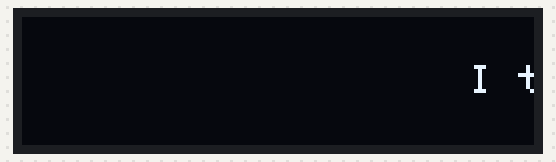
Simulated run of this sketch. Board: ESP32. On the bench: 128×32 one-colour display. Random numbers use the default seed unless the sketch sets one.

Above: at 0.55 s.
At 4.66 s:
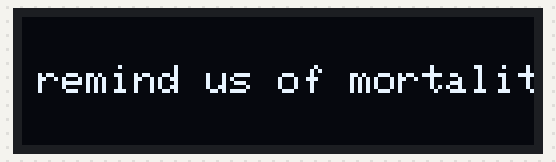
At 9.1 s:
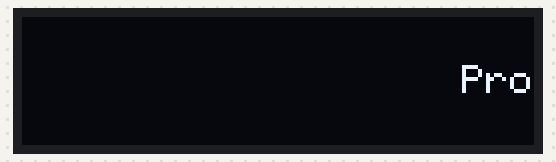
At 16.29 s:
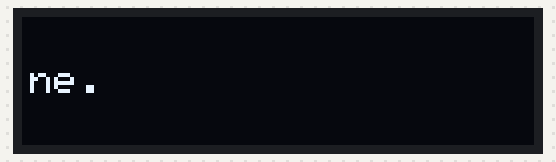
At 25.3 s:
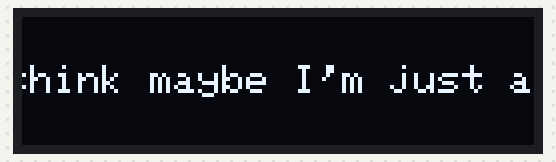
At 34.21 s:
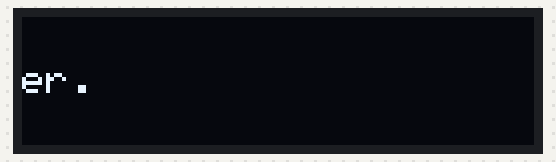

The sketch:

terry-davis-quotes-final.ino
```cpp
#include <Wire.h>
#include <Adafruit_GFX.h>
#include <Adafruit_SSD1306.h>

// Define display dimensions for the mini OLED (128x32)
#define SCREEN_WIDTH 128
#define SCREEN_HEIGHT 32
#define OLED_RESET    -1    // Not used for many mini OLEDs
#define SCREEN_ADDRESS 0x3C // Common I2C address for these OLEDs

// Create the OLED display object
Adafruit_SSD1306 display(SCREEN_WIDTH, SCREEN_HEIGHT, &Wire, OLED_RESET);

// Array of Terry Davis–inspired single-line quotes
const char* quotes[] = {
  "Its good to be king, wait, maybe - I think maybe I'm just a bizarre person who walks back and forth, whatever.",
  "I think teeth remind us of mortality.",
  "I am the temple. I walk back and forth.",
  "TempleOS is divine; every line is blessed.",
  "Programming is sacred - walking the line."
};
const int numQuotes = sizeof(quotes) / sizeof(quotes[0]);

// Scroll parameters
const int scrollSpeed = 2;    // Pixels per iteration
const int scrollDelay = 30;   // Delay in milliseconds

void setup() {
  // Initialize I2C on ESP32: SDA = GPIO21, SCL = GPIO22
  Wire.begin(21, 22);
  Serial.begin(115200);

  // Initialize the OLED display
  if (!display.begin(SSD1306_SWITCHCAPVCC, SCREEN_ADDRESS)) {
    Serial.println(F("SSD1306 allocation failed"));
    for (;;); // Halt if display initialization fails
  }

  // Clear display and set text properties
  display.clearDisplay();
  display.setTextColor(SSD1306_WHITE);
  display.setTextSize(1);           // Small text for one-line display
  display.setTextWrap(false);       // Disable automatic text wrapping

  // Seed random number generator using an unconnected analog pin
  randomSeed(analogRead(0));
}

void loop() {
  // Randomly select one quote and scroll it once
  int index = random(numQuotes);
  scrollText(quotes[index]);
  delay(1000); // Pause 1 second between quotes
}

// Function to scroll a text string from right to left across the OLED once
void scrollText(const char* text) {
  display.clearDisplay();

  // Get text bounds without wrapping
  int16_t x1, y1;
  uint16_t textWidth, textHeight;
  display.getTextBounds(text, 0, 0, &x1, &y1, &textWidth, &textHeight);

  // Start the text off-screen to the right
  int x = SCREEN_WIDTH;
  // Center text vertically on a 32-pixel-high screen
  int y = (SCREEN_HEIGHT - textHeight) / 2;

  // Scroll text until it is completely off the left side
  while (x > -((int)textWidth)) {
    display.clearDisplay();
    display.setCursor(x, y);
    display.print(text);
    display.display();
    delay(scrollDelay);
    x -= scrollSpeed;
  }

  // Clear display at the end of scrolling so no ghost remains
  display.clearDisplay();
  display.display();
}
```
